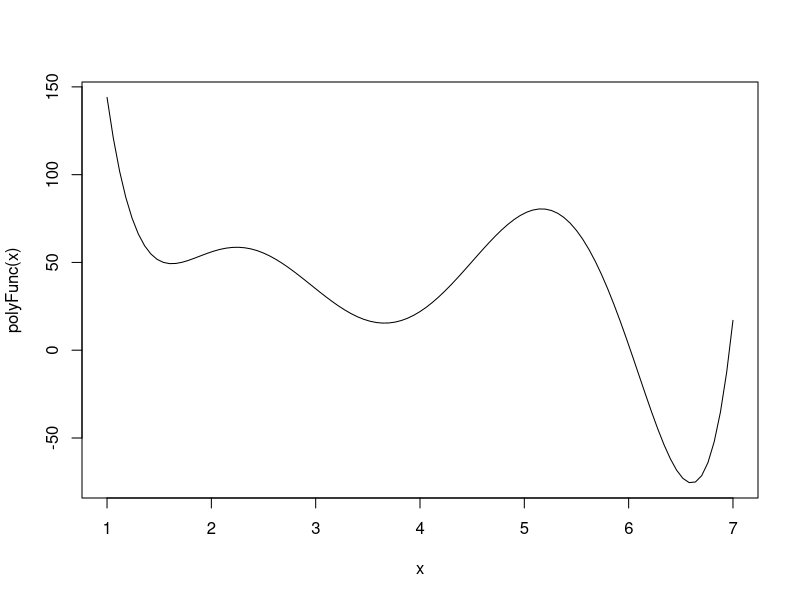
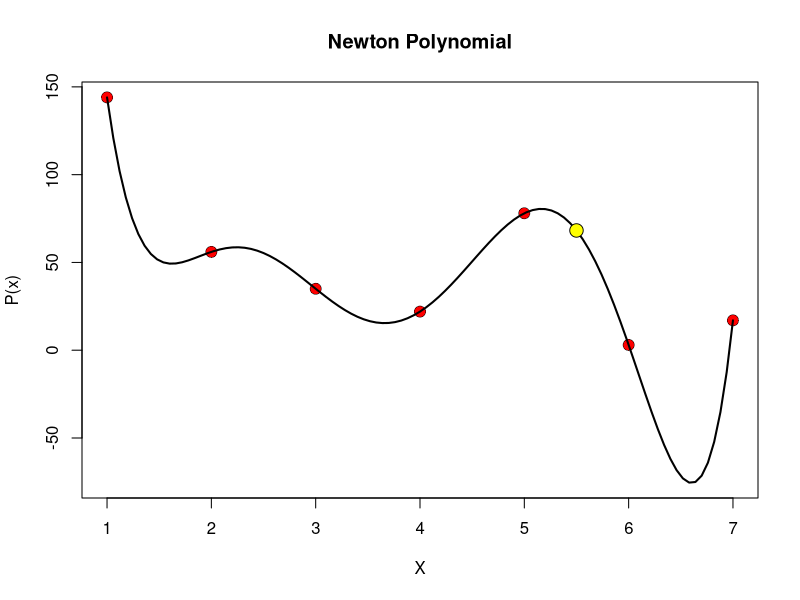

Reproduce these figures in R, in order.
intN = function(A, xs, showTable = F, showExpr = F, showMatrix = F, showGraph = F){
  degree = nrow(A) - 1
  x = xs
  divDiff = A
  
  separatorLine = paste(rep("-", 10), collapse = "")
  
  for (i in 1:degree){
    result = rep(0, nrow(A))

    for (j in 1:(nrow(A) - i)){
      currentDiff = divDiff[j + 1, ncol(divDiff)]
      previousDiff = divDiff[j, ncol(divDiff)]
      currentX = divDiff[j + i, 1]
      prevX = divDiff[j, 1]
      
      result[j] = (currentDiff - previousDiff) / (currentX - prevX)
    }
    
    divDiff = cbind(divDiff, result)
 
    colnames(divDiff)[i+2] = paste("DD", i)
  }
  
  if (showTable){
    print("Divided differences Table: ")
    print(divDiff)
    print(separatorLine)
  }
  
  expr = as.character(divDiff[1, 2])
  matrix = matrix(c(0, divDiff[1, 2], divDiff[1, 2]), 
                  nrow = nrow(A), ncol = 3)
  
  colnames(matrix) = list("Order", "Coef", "Aprox")

  for (i in 1:degree) {
    term = "1"

    for (j in 1:i) {
      term = paste(term, "*", paste("(x - ", divDiff[j, 1], ")", sep = ""))
    }
    
    expr = paste(expr, "+", as.character(divDiff[1, i + 2]), "*", term)
    aprox = eval(parse(text = expr))
    matrix[i+1,] = c(i, divDiff[1, i + 2], aprox)
  }
  expr = gsub(" 1 \\*", "", expr)
  
  if (showExpr){
    cat("P(x) = ", expr, "\n")
    print(separatorLine)
  }
  
  polyFunc = function(x) {
    eval(parse(text = expr))
  }
  
  # Graphs
  if (showGraph){
    curve_results = curve(polyFunc, from = min(A[,1]), to = max(A[,1]))
    
    plot(A[,1], A[,2], pch = 21, cex = 1.5, lwd = 0.5, bg = "red", 
         main = "Newton Polynomial", xlab = "X", ylab = "P(x)", 
         ylim = c(min(curve_results$y), max(curve_results$y)))
    
    lines(curve_results, col = "black", lwd = 2)
    
    points(xs, polyFunc(xs), pch = 21, cex = 1.8, lwd = 0.9, bg = "yellow")
  }
 

  if (showMatrix){
    print("Matrix: ")
    print(matrix)
    print(separatorLine)
  }
  
  cat("Aprox: ")
  
  return(polyFunc(xs))
}


# Ejemplo
x=c(1,2,3,4,5,6,7)
fx=c(144,56,35,22,78,3,17)
A=cbind(x,fx) ; A

intN(A, 5.5, T,T,T,T)
